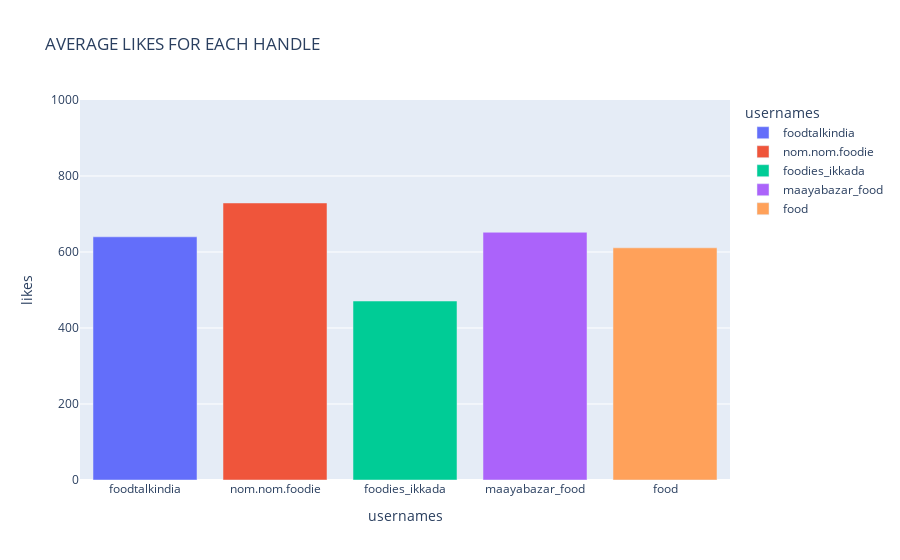

The cell this chart's notebook holds for it:
### Code cell
plotly.bar(df_avg_likes, x='usernames', y='likes', range_y=[0, 1000], title='AVERAGE LIKES FOR EACH HANDLE', color='usernames')

### Figure 1 — Plotly figure (JSON) as saved in the notebook; plotly's stock layout.template omitted (floating-point values rounded to 4 significant figures)
{"data": [{"alignmentgroup": "True", "hovertemplate": "usernames=%{x}<br>likes=%{y}<extra></extra>", "legendgroup": "foodtalkindia", "marker": {"color": "#636efa", "pattern": {"shape": ""}}, "name": "foodtalkindia", "offsetgroup": "foodtalkindia", "orientation": "v", "showlegend": true, "textposition": "auto", "type": "bar", "x": ["foodtalkindia"], "xaxis": "x", "y": [640], "yaxis": "y"}, {"alignmentgroup": "True", "hovertemplate": "usernames=%{x}<br>likes=%{y}<extra></extra>", "legendgroup": "nom.nom.foodie", "marker": {"color": "#EF553B", "pattern": {"shape": ""}}, "name": "nom.nom.foodie", "offsetgroup": "nom.nom.foodie", "orientation": "v", "showlegend": true, "textposition": "auto", "type": "bar", "x": ["nom.nom.foodie"], "xaxis": "x", "y": [729], "yaxis": "y"}, {"alignmentgroup": "True", "hovertemplate": "usernames=%{x}<br>likes=%{y}<extra></extra>", "legendgroup": "foodies_ikkada", "marker": {"color": "#00cc96", "pattern": {"shape": ""}}, "name": "foodies_ikkada", "offsetgroup": "foodies_ikkada", "orientation": "v", "showlegend": true, "textposition": "auto", "type": "bar", "x": ["foodies_ikkada"], "xaxis": "x", "y": [471], "yaxis": "y"}, {"alignmentgroup": "True", "hovertemplate": "usernames=%{x}<br>likes=%{y}<extra></extra>", "legendgroup": "maayabazar_food", "marker": {"color": "#ab63fa", "pattern": {"shape": ""}}, "name": "maayabazar_food", "offsetgroup": "maayabazar_food", "orientation": "v", "showlegend": true, "textposition": "auto", "type": "bar", "x": ["maayabazar_food"], "xaxis": "x", "y": [652], "yaxis": "y"}, {"alignmentgroup": "True", "hovertemplate": "usernames=%{x}<br>likes=%{y}<extra></extra>", "legendgroup": "food", "marker": {"color": "#FFA15A", "pattern": {"shape": ""}}, "name": "food", "offsetgroup": "food", "orientation": "v", "showlegend": true, "textposition": "auto", "type": "bar", "x": ["food"], "xaxis": "x", "y": [611], "yaxis": "y"}], "layout": {"barmode": "relative", "legend": {"title": {"text": "usernames"}, "tracegroupgap": 0}, "title": {"text": "AVERAGE LIKES FOR EACH HANDLE"}, "xaxis": {"anchor": "y", "categoryarray": ["foodtalkindia", "nom.nom.foodie", "foodies_ikkada", "maayabazar_food", "food"], "categoryorder": "array", "domain": [0, 1], "title": {"text": "usernames"}}, "yaxis": {"anchor": "x", "domain": [0, 1], "range": [0, 1000], "title": {"text": "likes"}}}}
